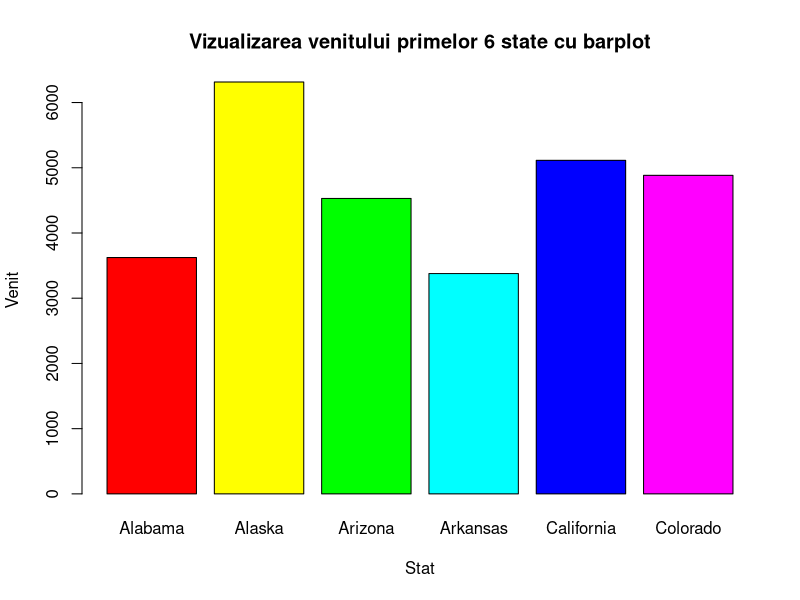
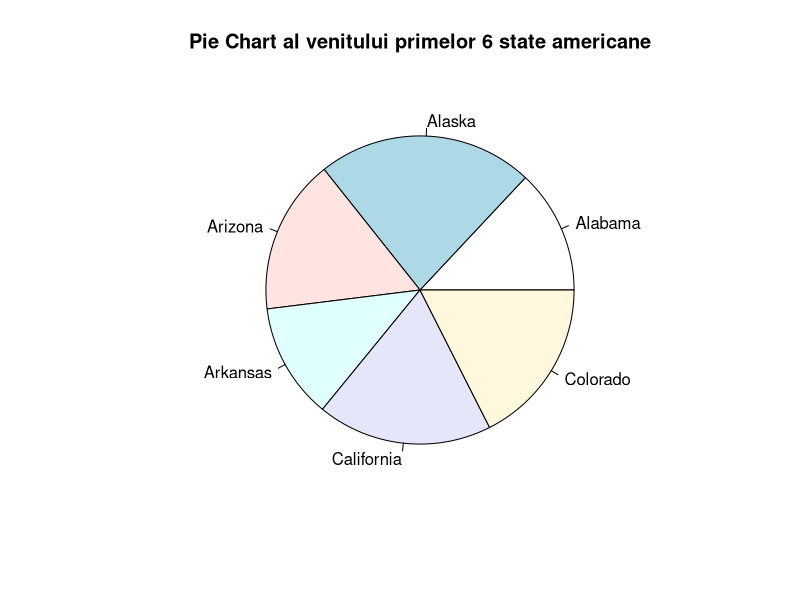
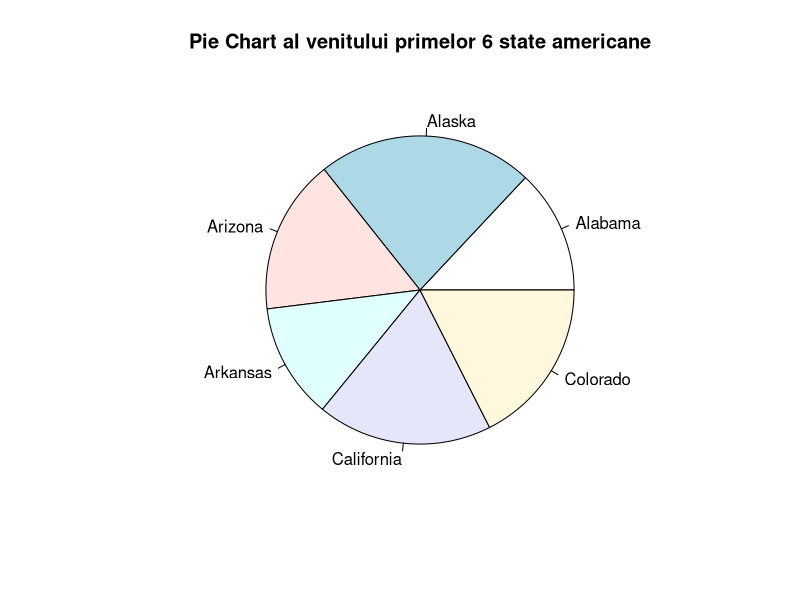
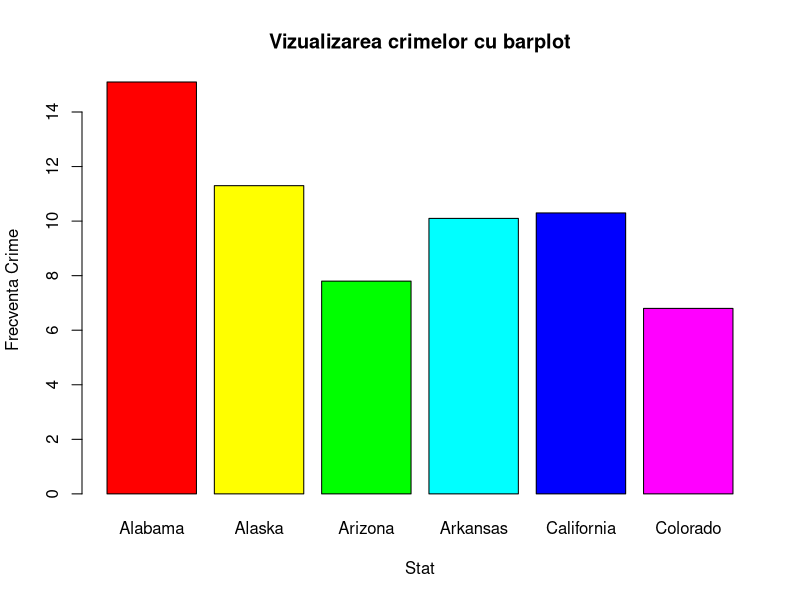
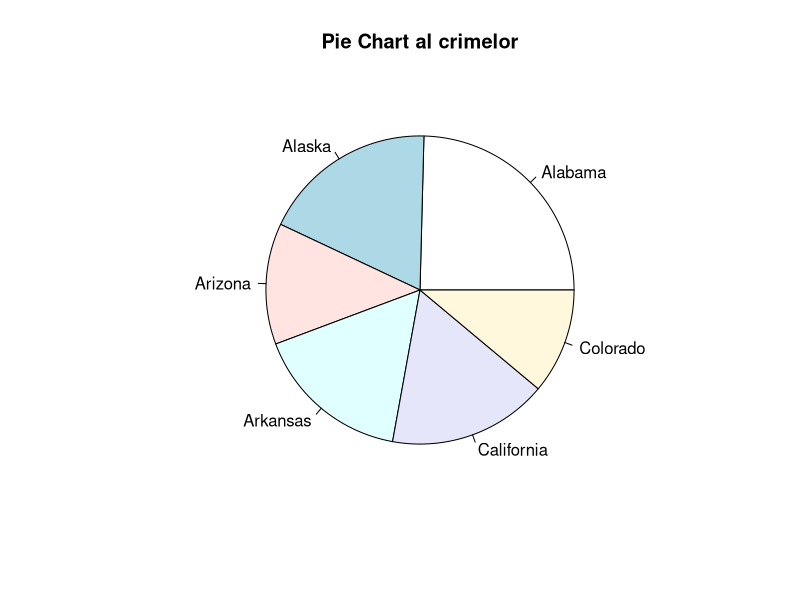
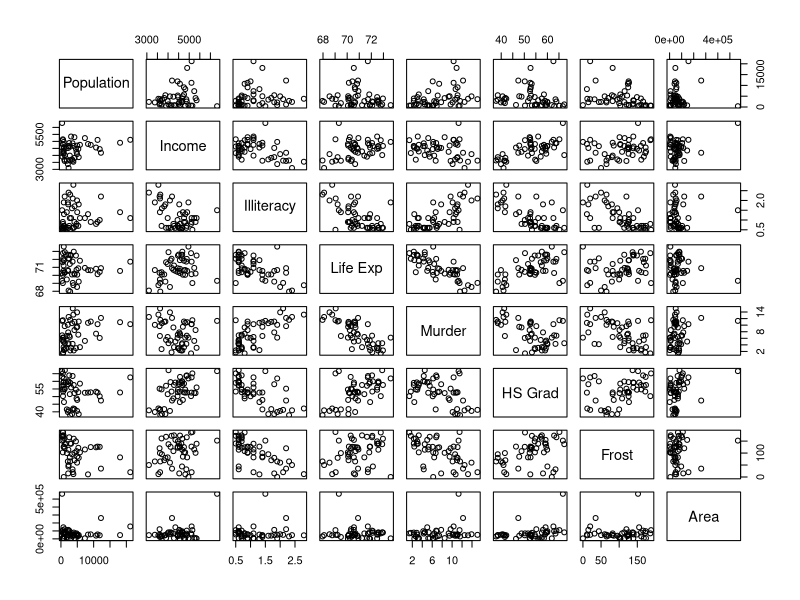

Source code (R) for these figures, in order:
##Setul de date state.x77 este deja preinstalat in RStudio.
##transformam matricea  state.x77 intr-o dataframe pe care o stocam in variabila denumita dataset
dataset <- as.data.frame(state.x77)

##Vom utiliza functia str() pentru a afisa structura interna a obiectului state.x77
str(dataset)

##In continuare folosim names() pentru a vedea coloanele setului de date

names(dataset)

##Datasetul contine 50 de linii de date, putem afisa doar primele 6 state americane din capul data setului cu functia head()
##si putem sa le facem un rezumat pentru fiecare dintre variabile cu functia summary()

head(dataset)
summary(head(dataset))



##Putem vizualiza variabilele. De exemplu sa vizualizam venitul primelor 6 state americane printr-un bar plot

##Rezumatul Income
summary(dataset$Income)

##Luam primele 6 nume de state americane pe care le stocam in stateUSA
stateUSA <- rownames(head(dataset[0]))
##Luam Income din dataset pe care il stocam in Venit
Venit    <- head(dataset$Income)
##facem un data frame cu venit si statele
bp = as.data.frame(Venit, stateUSA)

##bar-plotam data frame-ul 
barplot(head(bp$Venit), main = "Vizualizarea venitului primelor 6 state cu barplot", xlab   = "Stat", ylab   = "Venit", names.arg = rownames(head(bp[0])), col = rainbow(6))

##Vom vizualiza venitul primelor 6 state americane si printr-un piechart
slices <- head(bp$Venit)
lbls <-   rownames(head(bp[0]))
pie(slices, labels = lbls, main="Pie Chart al venitului primelor 6 state americane")

##Dupa aceste doua vizualizari, putem deduce ca dintre aceste state Alaska are cel mai mare venit

##Vom vizualiza venitul primelor 6 state americane si printr-un piechart
slices <- head(bp$Venit)
lbls <-   rownames(head(bp[0]))
pie(slices, labels = lbls, main="Pie Chart al venitului primelor 6 state americane")

##Dupa aceste doua vizualizari, putem vedea ca dintre aceste state Alaska are cel mai mare venit

##Vom face un barplor si pentru crime (coloana Murder) 
Crime <- head(dataset$Murder)
bp = as.data.frame(Crime, stateUSA)
barplot(head(bp$Crime), main = "Vizualizarea crimelor cu barplot", xlab   = "Stat", ylab   = "Frecventa Crime", names.arg = rownames(head(bp[0])), col = rainbow(6))


##Vom vizualiza crimele statelor si printr-un piechart
slices <- head(bp$Crime)
lbls <-   rownames(head(bp[0]))
pie(slices, labels = lbls, main="Pie Chart al crimelor")

##Este venitul pe cap de locuitor un factor ce reduce procentul crimelor? 
##Se pare ca statul cu cea mai mare criminalitate dintre acestea sase este Alabama, statul cu cel mai mic venit pe cap de locuitor;
##Totusi este urmat de Alaska, statul cu cel mai mare venit pe cap de locuitor;

############################################PANA AICI E PUS IN WORD########################################################

##Relatia dintre variabile

plot(dataset)


##Ne uitam la corelatia dintre variabile a datasetului
cor(dataset)


##Incepem sa facem modelul de regresie multipla. 
##Vom construi un model pentru Crime ca o functie pentru Income si Illiteracy, pentru a vedea cat influenteaza 
##analfabetismul si veniturile unui stat american nivelul de crime.


##Estimated Multiple Regression Equation


state.lm = lm(Murder ~ Income + Illiteracy, data =  dataset)

summary(state.lm)

newdata = data.frame(Murder=25 , Income = 4000, Illiteracy = 10)

predict(state.lm, newdata) 

##Bazandu-ne pe modelul de regresie liniar multiplu si pe parametrii dati, crima preconizata este de 46.95142 





##Multiple Coefficient of Determination

state.lm = lm(Murder ~ Income + Illiteracy, data =  dataset)

##Scoatem coeficientul de determinare din atributul r.squared din sumarul său

summary(state.lm)$r.squared 

##Coeficientul de determinare al modelului de regresie multipla pentru setul nostru de date este 0.5015367





##Adjusted Coefficient of Determination

##Scoatem coeficientul de determinare ajustat din atributul r.squared din sumarul său

summary(state.lm)$adj.r.squared 

##Coeficientul de determinare ajustat al modelului de regresie multipla pentru setul nostru de date este 0.4803255





##Significance Test for MLR

##Decidem care dinre variabilele independente in modelul de regresie liniara multiplu al setului nostru de date sunt
##semnificative din punct de vedere statistic

#Variabila t a variabilelor independente poate fi gasita in sumar

summary(state.lm)

##Cum p-valorile pentru  Income si Illiteracy sunt mai mici de 0.05 ambele sunt semnificative din punct de vedere statistic in setul nostru de date




##Confidence Interval for MLR

##Vom aplica functia predict si setam variabila predictor in argumentul variabilei newdata.
##Si vom seta intervalul type precum "confidenta" si vom folosi defalt-ul de 0.95 nivel de confidenta

predict(state.lm, newdata, interval="confidence") 

##Intervalul de 95% confidenta al datasetului cu parametrii dati este intre 34.86093 si 59.04192

##Plotarea rezultatelor

